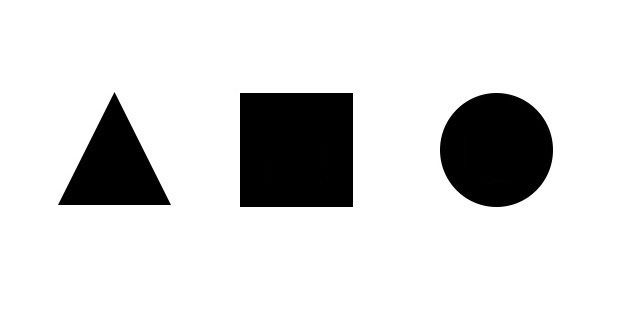
#> input picture sources/12장/images/shapes1.jpg, 631 x 335 px
$ python ex12-5.py
#> lines starting #> are read from the running program, lines starting #| are printed output that depends on the picture; after the words box and inside, x2 and y2 are one past the last pixel; in counts of white or black regions, pixels touching at a corner belong together
import cv2

img = cv2.imread("images/shapes1.jpg")
#> img is the input picture: shape (335, 631, 3); min 0, max 255, mean 219.6
imgray = cv2.cvtColor(img, cv2.COLOR_BGR2GRAY)
ret, binImg = cv2.threshold(imgray, 127, 255, cv2.THRESH_BINARY_INV)
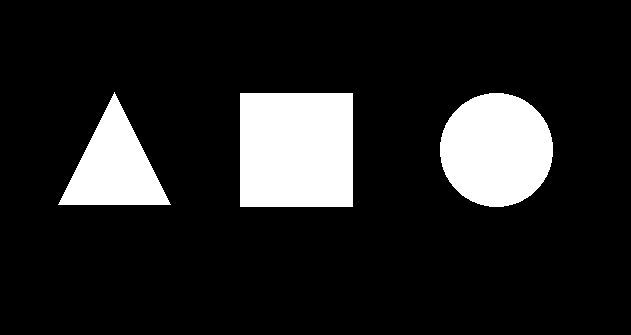
#> binImg: shape (335, 631); 13.9% white; 3 white regions

# 가장 바깥쪽 외곽선에 대해 모든 좌표를 저장
ctours, hier = cv2.findContours(binImg, cv2.RETR_EXTERNAL, cv2.CHAIN_APPROX_SIMPLE)
#> ctours = 3 contours; box (x1, y1, x2, y2) and area: (240, 93, 353, 207) 12656, (440, 93, 553, 207) 9963, (58, 92, 171, 205) 6216

# 각 도형의 외곽선에 대한 둘레 길이와 면적 출력
for con in ctours:
    length = cv2.arcLength(con, True)     # 영역 둘레 길이
    area = cv2.contourArea(con, False)    # 영역 넓이
    # 둘레 길이와 넓이 출력
    print("length = %.2f, area = %.2f" % (length, area))
#> this loop made 3 passes
#> (length, area) on passes 1, 3: (372.7, 9963), (382.4, 6216)
#> (con, length, area) on pass 2: ([[240, 93], [240, 206], [352, 206], [352, 93]], 450, 12656)
#| length = 372.68, area = 9963.00
#| length = 450.00, area = 12656.00
#| length = 382.39, area = 6216.00

cv2.imshow('images', img)
cv2.waitKey()
cv2.destroyAllWindows()

$ run again, with sources/12장/images/shapes3.jpg copied over sources/12장/images/shapes1.jpg
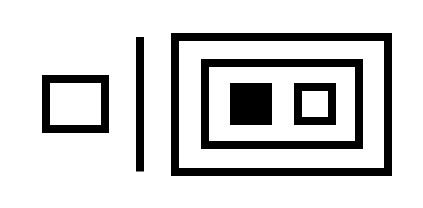
#> input picture sources/12장/images/shapes3.jpg, 423 x 208 px
#> img is the input picture: shape (208, 423, 3); min 0, max 255, mean 211.5
#> `ret, binImg = cv2.threshold(imgray, 127, 255, cv2.THRESH_BINARY_INV)`:
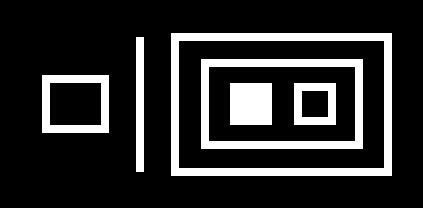
#> binImg: shape (208, 423); 17.1% white; 6 white regions
#> ctours = 3 contours; box (x1, y1, x2, y2) and area: (171, 33, 392, 176) 31240, (42, 75, 109, 133) 3762, (136, 37, 144, 172) 938
#> the loop `for con in ctours:` made 3 passes
#> (con, length, area) on passes 1 to 3: ([[42, 75], [42, 132], [108, 132], [108, 75]], 246, 3762), ([[136, 37], [136, 171], [143, 171], [143, 37]], 282, 938), ([[171, 33], [171, 175], [391, 175], [391, 33]], 724, 31240)
#> (printed output is left out)

$ run again, with sources/12장/images/shapes4.jpg copied over sources/12장/images/shapes1.jpg
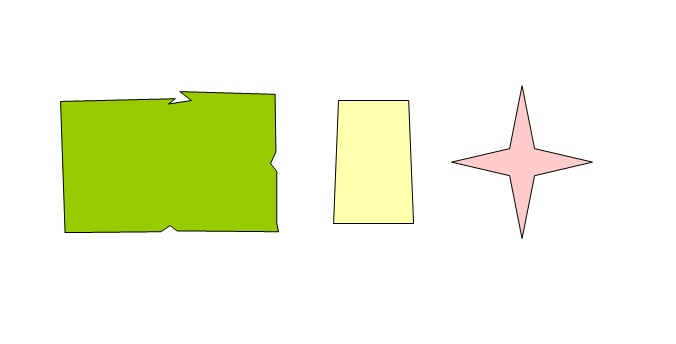
#> input picture sources/12장/images/shapes4.jpg, 676 x 344 px
#> img is the input picture: shape (344, 676, 3); mean B, G, R 218.4, 246.1, 240.7
#> `imgray = cv2.cvtColor(img, cv2.COLOR_BGR2GRAY)`:
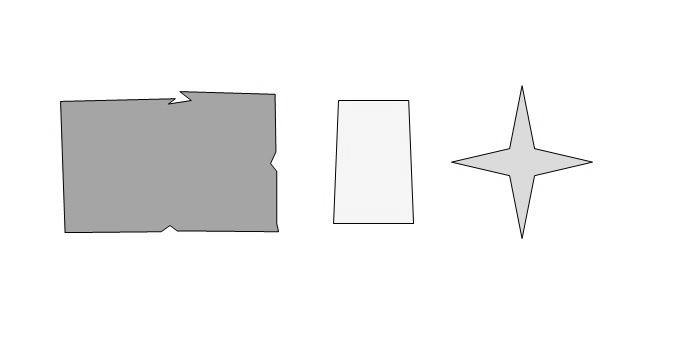
#> imgray: shape (344, 676); min 2, max 255, mean 241.4
#> `ret, binImg = cv2.threshold(imgray, 127, 255, cv2.THRESH_BINARY_INV)`:
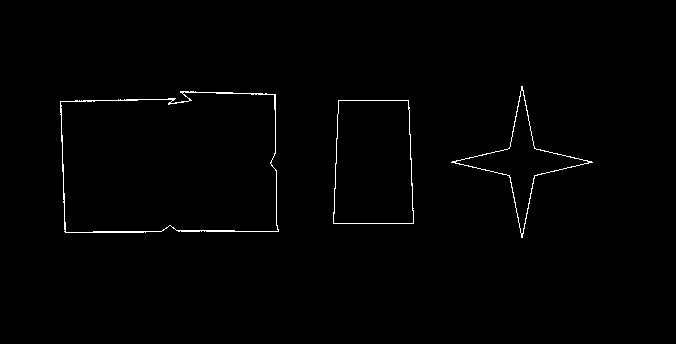
#> binImg: shape (344, 676); 0.83% white in thin lines or dots, all inside (x1, y1, x2, y2) = (60, 86, 593, 238)
#> ctours = 3 contours; box (x1, y1, x2, y2) and area: (60, 91, 279, 233) 28608, (333, 100, 414, 224) 9238, (451, 86, 593, 238) 3827
#> the loop `for con in ctours:` made 3 passes
#> (length, area) on passes 1 to 3: (401.8, 9238), (761.6, 28608), (521.9, 3827)
#> (printed output is left out)
